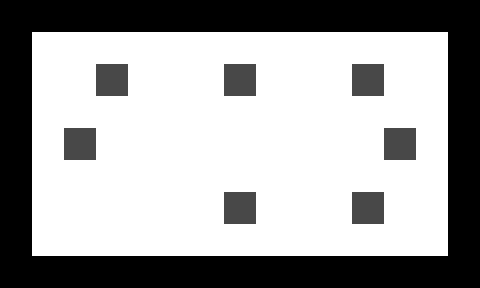

This game map was drawn from its Tiled (.tmx) file and the tilesets committed beside it. A one-line description and the full map source follow:
An orthogonal 15x9 tile map with 32x32 px tiles, 2 tile layers (1, 2).

<map version="1.0" orientation="orthogonal" width="15" height="9" tilewidth="32" tileheight="32">
 <tileset firstgid="1" name="n_tiles1" tilewidth="32" tileheight="32">
  <image source="../../images/map/common/n_tiles1.png" width="128" height="64" />
 </tileset>
 <layer name="1" width="15" height="9">
  <data encoding="csv">
1,1,1,1,1,1,1,1,1,1,1,1,1,1,1,
1,1,1,1,1,1,1,1,1,1,1,1,1,1,1,
1,1,1,1,1,1,1,1,1,1,1,1,1,1,1,
1,1,1,1,1,1,1,1,1,1,1,1,1,1,1,
1,1,1,1,1,1,1,1,1,1,1,1,1,1,1,
1,1,1,1,1,1,1,1,1,1,1,1,1,1,1,
1,1,1,1,1,1,1,1,1,1,1,1,1,1,1,
1,1,1,1,1,1,1,1,1,1,1,1,1,1,1,
1,1,1,1,1,1,1,1,1,1,1,1,1,1,1
</data>
 </layer>
 <layer name="2" width="15" height="9">
  <data encoding="csv">
2,2,2,2,2,2,2,2,2,2,2,2,2,2,2,
2,0,0,0,0,0,0,0,0,0,0,0,0,0,2,
2,0,0,4,0,0,0,4,0,0,0,4,0,0,2,
2,0,0,0,0,0,0,0,0,0,0,0,0,0,2,
2,0,4,0,0,0,0,0,0,0,0,0,4,0,2,
2,0,0,0,0,0,0,0,0,0,0,0,0,0,2,
2,0,0,0,0,0,0,4,0,0,0,4,0,0,2,
2,0,0,0,0,0,0,0,0,0,0,0,0,0,2,
2,2,2,2,2,2,2,2,2,2,2,2,2,2,2
</data>
 </layer>
</map>
